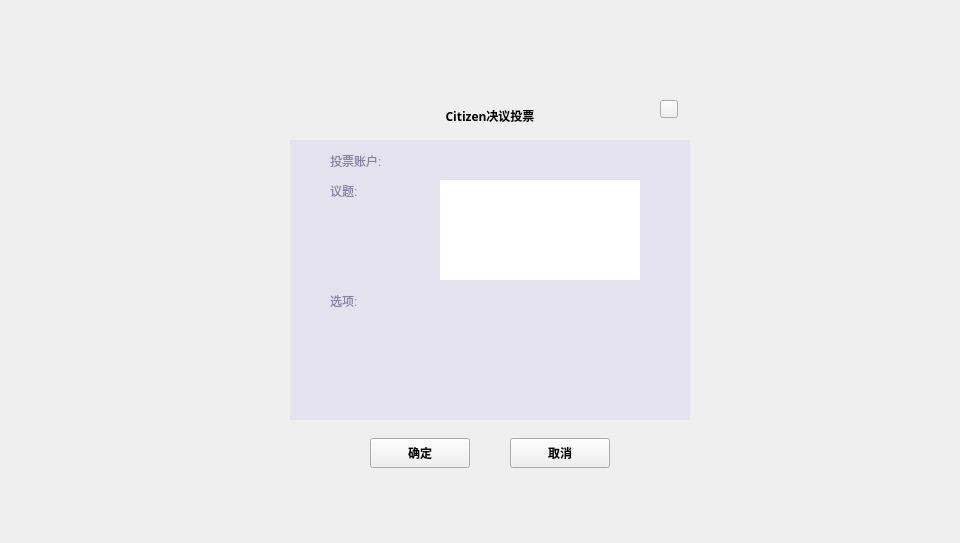
<?xml version="1.0" encoding="UTF-8"?>
<ui version="4.0">
 <class>CitizenResolutionDialog</class>
 <widget class="QDialog" name="CitizenResolutionDialog">
  <property name="geometry">
   <rect>
    <x>0</x>
    <y>0</y>
    <width>960</width>
    <height>543</height>
   </rect>
  </property>
  <property name="windowTitle">
   <string>Dialog</string>
  </property>
  <widget class="QWidget" name="widget" native="true">
   <property name="geometry">
    <rect>
     <x>0</x>
     <y>0</y>
     <width>960</width>
     <height>543</height>
    </rect>
   </property>
   <property name="font">
    <font>
     <family>Microsoft YaHei UI Light</family>
     <weight>75</weight>
     <bold>true</bold>
    </font>
   </property>
   <widget class="QWidget" name="containerWidget" native="true">
    <property name="geometry">
     <rect>
      <x>290</x>
      <y>90</y>
      <width>400</width>
      <height>400</height>
     </rect>
    </property>
    <property name="font">
     <font>
      <family>微软雅黑</family>
     </font>
    </property>
    <widget class="QToolButton" name="cancelBtn">
     <property name="geometry">
      <rect>
       <x>220</x>
       <y>348</y>
       <width>100</width>
       <height>30</height>
      </rect>
     </property>
     <property name="font">
      <font>
       <family>Microsoft YaHei UI Light</family>
       <weight>75</weight>
       <bold>true</bold>
      </font>
     </property>
     <property name="cursor">
      <cursorShape>PointingHandCursor</cursorShape>
     </property>
     <property name="styleSheet">
      <string notr="true"/>
     </property>
     <property name="text">
      <string>取消</string>
     </property>
    </widget>
    <widget class="QLabel" name="nameLabel">
     <property name="geometry">
      <rect>
       <x>110</x>
       <y>10</y>
       <width>180</width>
       <height>31</height>
      </rect>
     </property>
     <property name="font">
      <font>
       <family>Microsoft YaHei UI Light</family>
       <weight>75</weight>
       <bold>true</bold>
      </font>
     </property>
     <property name="text">
      <string>Citizen决议投票</string>
     </property>
     <property name="alignment">
      <set>Qt::AlignCenter</set>
     </property>
    </widget>
    <widget class="QToolButton" name="okBtn">
     <property name="geometry">
      <rect>
       <x>80</x>
       <y>348</y>
       <width>100</width>
       <height>30</height>
      </rect>
     </property>
     <property name="font">
      <font>
       <family>Microsoft YaHei UI Light</family>
       <weight>75</weight>
       <bold>true</bold>
      </font>
     </property>
     <property name="cursor">
      <cursorShape>PointingHandCursor</cursorShape>
     </property>
     <property name="styleSheet">
      <string notr="true"/>
     </property>
     <property name="text">
      <string>确定</string>
     </property>
    </widget>
    <widget class="QToolButton" name="closeBtn">
     <property name="geometry">
      <rect>
       <x>370</x>
       <y>10</y>
       <width>18</width>
       <height>18</height>
      </rect>
     </property>
     <property name="cursor">
      <cursorShape>PointingHandCursor</cursorShape>
     </property>
     <property name="focusPolicy">
      <enum>Qt::NoFocus</enum>
     </property>
     <property name="styleSheet">
      <string notr="true"/>
     </property>
     <property name="text">
      <string/>
     </property>
    </widget>
    <widget class="QScrollArea" name="scrollArea">
     <property name="geometry">
      <rect>
       <x>0</x>
       <y>50</y>
       <width>400</width>
       <height>280</height>
      </rect>
     </property>
     <property name="styleSheet">
      <string notr="true">QScrollArea{border:none;}</string>
     </property>
     <property name="widgetResizable">
      <bool>true</bool>
     </property>
     <widget class="QWidget" name="scrollAreaWidgetContents">
      <property name="geometry">
       <rect>
        <x>0</x>
        <y>0</y>
        <width>400</width>
        <height>280</height>
       </rect>
      </property>
      <property name="styleSheet">
       <string notr="true">#scrollAreaWidgetContents{background-color: rgb(229, 226, 240);}</string>
      </property>
      <widget class="QStackedWidget" name="stackedWidget_fee">
       <property name="geometry">
        <rect>
         <x>100</x>
         <y>170</y>
         <width>200</width>
         <height>140</height>
        </rect>
       </property>
      </widget>
      <widget class="QLabel" name="label_6">
       <property name="geometry">
        <rect>
         <x>40</x>
         <y>10</y>
         <width>91</width>
         <height>21</height>
        </rect>
       </property>
       <property name="styleSheet">
        <string notr="true">QLabel{color: rgb(137,129,161);
font: 11px &quot;Microsoft YaHei UI Light&quot;;}</string>
       </property>
       <property name="text">
        <string>投票账户:</string>
       </property>
      </widget>
      <widget class="QLabel" name="label_5">
       <property name="geometry">
        <rect>
         <x>40</x>
         <y>40</y>
         <width>100</width>
         <height>21</height>
        </rect>
       </property>
       <property name="styleSheet">
        <string notr="true">QLabel{color: rgb(137,129,161);
font: 11px &quot;Microsoft YaHei UI Light&quot;;}</string>
       </property>
       <property name="text">
        <string>议题:</string>
       </property>
      </widget>
      <widget class="QPlainTextEdit" name="titlePlainTextEdit">
       <property name="geometry">
        <rect>
         <x>150</x>
         <y>40</y>
         <width>200</width>
         <height>100</height>
        </rect>
       </property>
       <property name="styleSheet">
        <string notr="true">QPlainTextEdit{background-color:white;border:none;}</string>
       </property>
      </widget>
      <widget class="QLabel" name="accountLabel">
       <property name="geometry">
        <rect>
         <x>180</x>
         <y>10</y>
         <width>140</width>
         <height>21</height>
        </rect>
       </property>
       <property name="styleSheet">
        <string notr="true">QLabel{font: 11px &quot;Microsoft YaHei UI Light&quot;;}</string>
       </property>
       <property name="text">
        <string/>
       </property>
      </widget>
      <widget class="QLabel" name="label_7">
       <property name="geometry">
        <rect>
         <x>40</x>
         <y>150</y>
         <width>100</width>
         <height>21</height>
        </rect>
       </property>
       <property name="styleSheet">
        <string notr="true">QLabel{color: rgb(137,129,161);
font: 11px &quot;Microsoft YaHei UI Light&quot;;}</string>
       </property>
       <property name="text">
        <string>选项:</string>
       </property>
      </widget>
     </widget>
    </widget>
    <zorder>scrollArea</zorder>
    <zorder>cancelBtn</zorder>
    <zorder>nameLabel</zorder>
    <zorder>okBtn</zorder>
    <zorder>closeBtn</zorder>
   </widget>
  </widget>
 </widget>
 <resources/>
 <connections/>
</ui>
